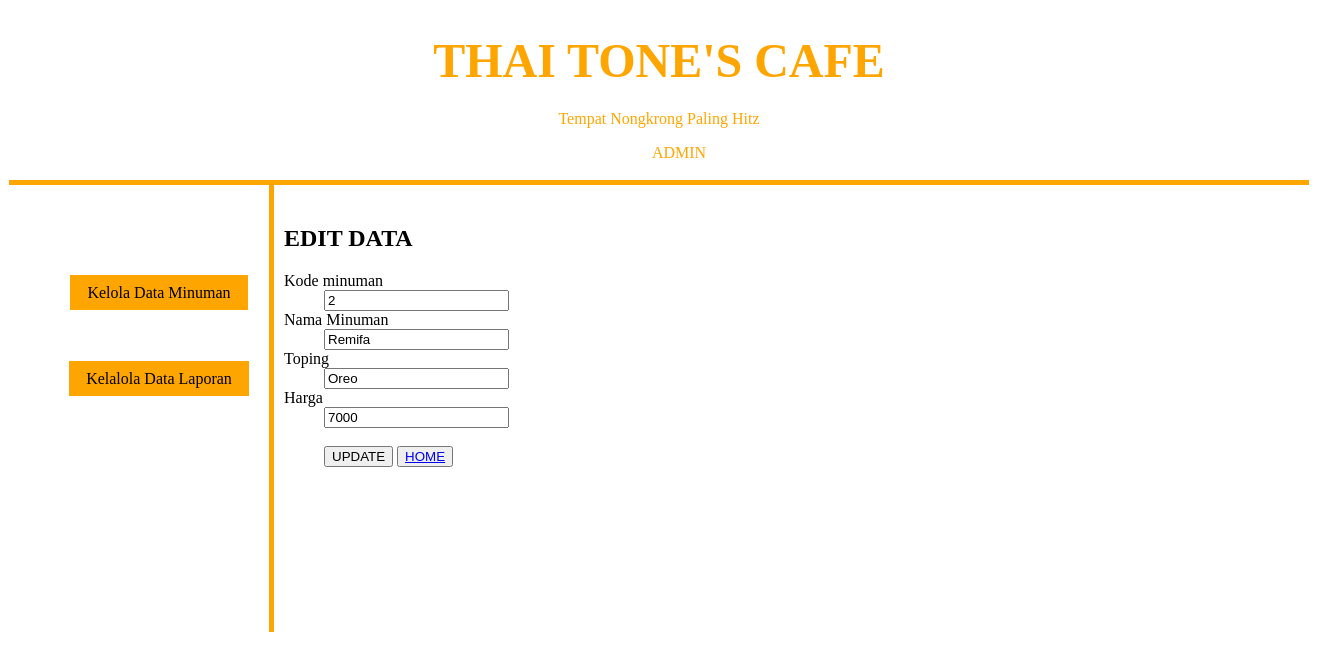
Screenshot of /editminum.php?kode_minuman=2 with the database file from the repository.
### tables this page shows
CREATE TABLE `minuman` (
  `kode_minuman` int(5) NOT NULL,
  `nama_minuman` varchar(20) NOT NULL,
  `toping` varchar(20) NOT NULL,
  `harga` int(5) NOT NULL,
  `quantity` int(10) NOT NULL
);

### editminum.php (the view, shortened to what this page needs)
<!DOCTYPE html>
<html>
<head>
  <link rel="stylesheet" type="text/css" href="style.css">
</head>
<body>
  <div class="wrap">
    <div class="header">
      <h1><font color="orange" align="center" face="Curlz MT" size="20">THAI TONE'S CAFE</font></h1>
      <p><font color="orange">Tempat Nongkrong Paling Hitz</font></p>
      <ul class="button"><a href="login.php" style="text-decoration: none"><font color="orange">ADMIN</font></a></ul>
    </div>
    <div class="badan">
      <div class="sidebar">
      <br>
      <nav>
        <center>
      <ul class="button"><a href="add.php">Kelola Data Minuman</a></ul></br>
      <br>
      <ul class="button"><a href="laporan.php">Kelalola Data Laporan</a></ul></br>
    </center>
    </nav>
      </div>
			<div class="content">
<?php
$kode_minuman = $_GET['kode_minuman'];
$sql = "SELECT * from minuman where kode_minuman='$kode_minuman'";
$result = mysql_query($sql);
$product = mysql_fetch_array($result);
?>
<h2>EDIT DATA</h2>
<form name="form1" action="editminum.php" method="post">
	<dl>
		<dt>Kode minuman</dt>
		<dd><input type="text" name="kode_minuman" value="<?php echo $product['kode_minuman'];?>"/></dd>
		<dt>Nama Minuman</dt>
		<dd><input type="text" name="nama_minuman" value="<?php echo $product['nama_minuman'];?>"/></dd>
		<dt>Toping</dt>
		<dd><input type="text" name="toping" value="<?php echo $product['toping'];?>"/></dd>
		<dt>Harga</dt>
		<dd><input type="text" name="harga" value="<?php echo $product['harga'];?>"/></dd>
		<br>
		<dd>
		<td><input type="submit" value="UPDATE"></td>
		<td>
		<button class="button"><a href="index.php">HOME</a></button></td>
	</dd>
	</dl>
</form>

### style.css (style rules this page uses)
.wrap { background: white; width: 1300px; margin: 10px auto; }
.wrap .header { border-bottom: 5px solid orange; font-style: bold; background: white; padding: 2px 10px; margin : center; text-align: center; }
.badan { height: 450px; }
.wrap .badan .sidebar { border-right:5px solid orange; background: white; float: left; width: 20%; height: 70.5%; text-align : center; padding-top : 5%; padding-bottom : 5%; }
.wrap .badan .sidebar .button a { text-decoration: none; border: 1px solid orange; background-color: orange; width: 100%; color: black; font-style: bold; font-size: 16px; padding: 0.5em 1em 0.5em 1em; }
.wrap .badan .content { background-color : white; float: left; height: 93%; width: 70%; padding-left: 10px; padding-right: 5px; padding-top : 20px; text-align : left; }

### rows the page displays
minuman: kode_minuman "2", nama_minuman "Remifa", toping "Oreo", harga "7000"
